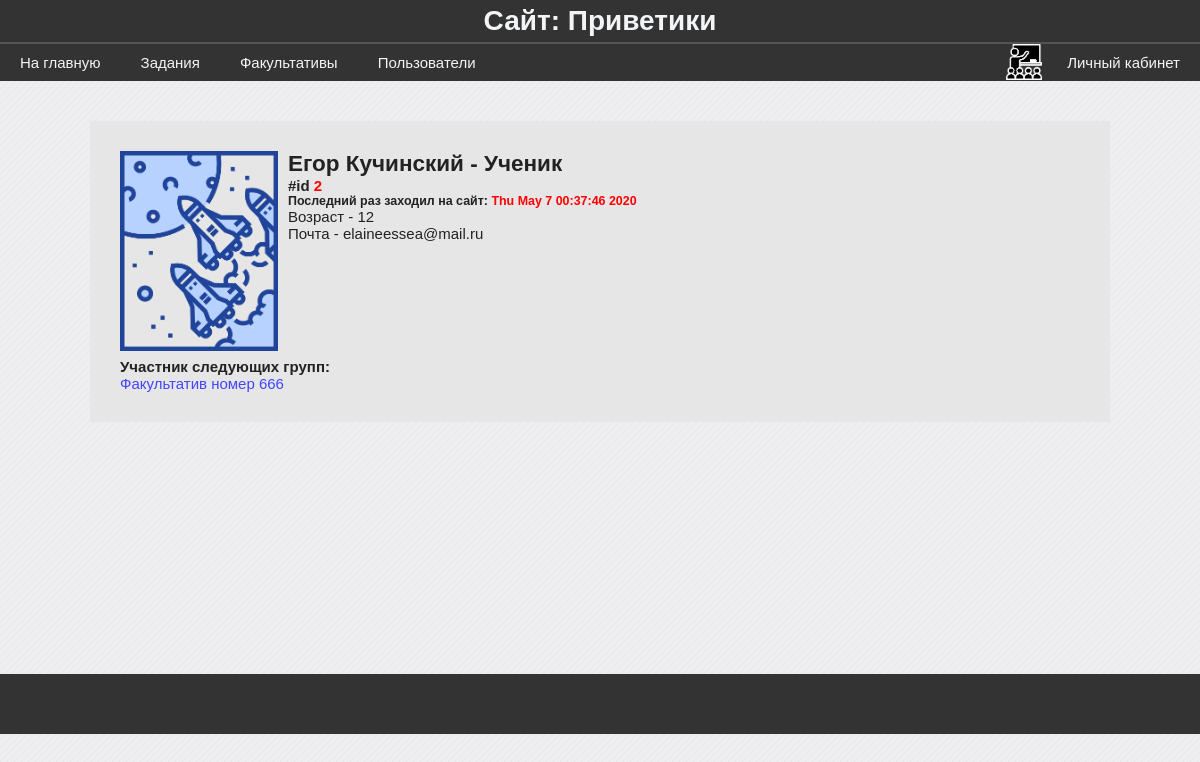
/user/2 (signed in), run on an earlier commit of the app's database.
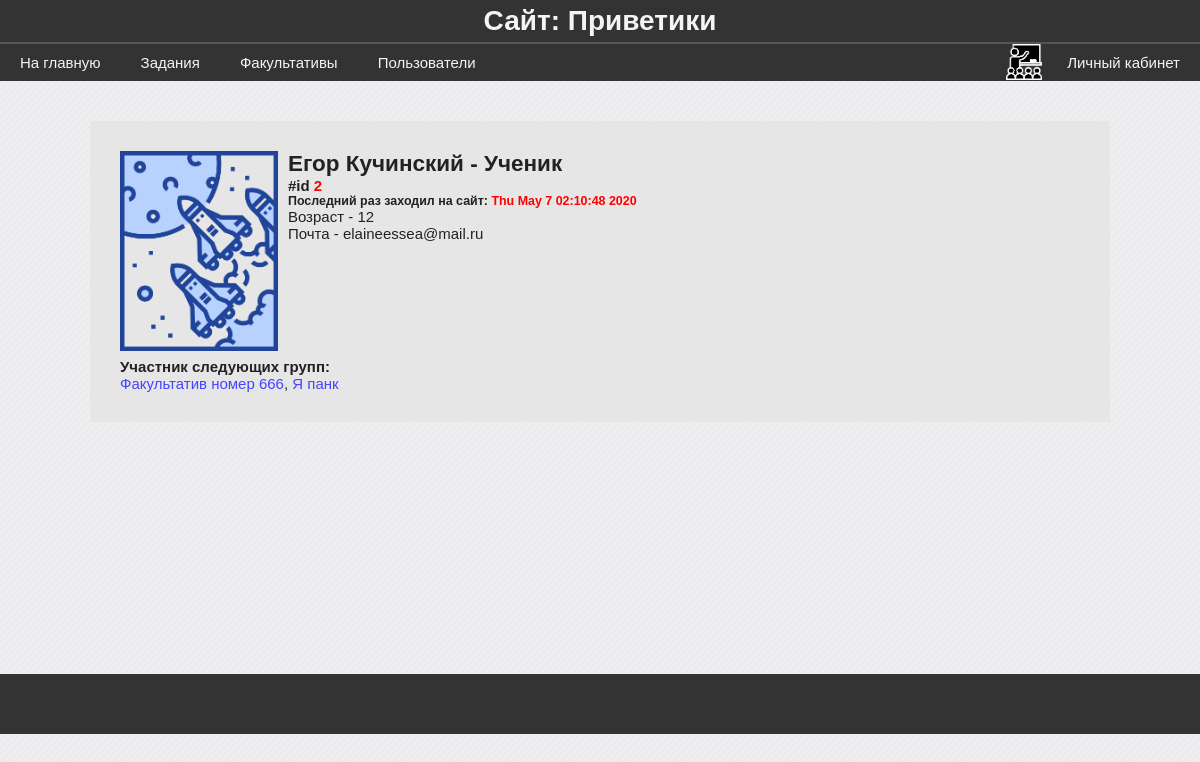
And on a later commit of the database.
### data/model_users.py (models this page shows, shortened)
class User(SqlAlchemyBase, UserMixin, SerializerMixin):
    __tablename__ = 'users'
    id = sqlalchemy.Column(sqlalchemy.Integer,
                           primary_key=True, autoincrement=True)
    surname = sqlalchemy.Column(sqlalchemy.String)
    name = sqlalchemy.Column(sqlalchemy.String)
    age = sqlalchemy.Column(sqlalchemy.Integer)
    email = sqlalchemy.Column(sqlalchemy.String)
    type = sqlalchemy.Column(sqlalchemy.Integer)
    last_time_in = sqlalchemy.Column(sqlalchemy.String,
                                     default=time.ctime)
    hashed_password = sqlalchemy.Column(sqlalchemy.String)
    groups = sqlalchemy.orm.relation("Group",
                                     secondary="users_to_groups",
                                     backref="users")

### data/model_groups.py (models this page shows, shortened)
class Group(SqlAlchemyBase, SerializerMixin):
    __tablename__ = 'groups'
    id = sqlalchemy.Column(sqlalchemy.Integer,
                           primary_key=True,
                           autoincrement=True)
    name = sqlalchemy.Column(sqlalchemy.String)
    leader_id = sqlalchemy.Column(sqlalchemy.Integer,
                                  sqlalchemy.ForeignKey('users.id'))
    info = sqlalchemy.Column(sqlalchemy.String)
    users_num = sqlalchemy.Column(sqlalchemy.Integer, default=0)
    tasks = sqlalchemy.orm.relation("Task",
                                    secondary="groups_to_tasks",
                                    backref="groups")

### blueprints/users.py (the view)
@blueprint.route('/user/<int:user_id>')
def user(user_id):
    session = db_session.create_session()
    user = session.query(User).get(user_id)
    groups = user.groups
    return render_template('user.html', user=user, groups=groups)

### blueprints/user_authenticate.py (called while the page is built)
@login_manager.user_loader
def user_load(user_id):
    session = db_session.create_session()
    return session.query(User).get(user_id)

### data/db_session.py (called while the page is built)
def create_session() -> Session:
    global __factory
    return __factory()

### templates/user.html (shortened to what this page needs)
{% extends "base.html" %}
{% block content %}
    <div class="infolist">
        <div class='flexbox flex_c_nowr'>
            <div><img src="{{ user.image if user.image else '../static/images/none_image.png'}}" height="200px">
                <h2>{{ user.name }} {{ user.surname }} - {{ 'Ученик ' if user.type == 3 }}
                                                              {{ 'Администрация' if user.type == 1 }}</h2>
                <h4>#id <span style='color: red'>{{ user.id }}</span></h4>
                <h5>Последний раз заходил на сайт: <span style='color: red'>{{ user.last_time_in }}</span></h5>
                <p>Возраст - {{ user.age }}</p>
                <p>Почта - {{ user.email }}</p>
            </div>
            <div>
                <h4>Участник следующих групп: </h4>
                {% for group in groups %}
                    <a href="/group/{{ group.id }}" class="link">{{ group.name }}</a>{{ ', ' if not loop.last }}
                {% endfor %}
            </div>
        </div>
    </div>
{% endblock %}

What changed in the data, as far as the page shows it:
changed User "Егор": last_time_in "Thu May 7 00:37:46 2020" → "Thu May 7 02:10:48 2020"
changed Group "Факультатив номер 666": last (not shown) → ","
added Group: name "Я панк"
